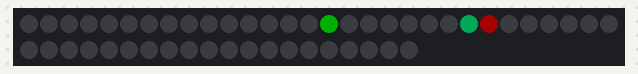
Bench run of a sketch on a simulated Arduino Nano, built with avr-gcc and run on an emulated ATmega328P. Parts: 50 RGB LEDs in strip order, left to right, continuing on the next row. Dim RGB values are drawn brighter than linear; the strip is taken to match the declared colour order; random numbers use the default seed unless the sketch sets one.

Above: at 0.47 s.
At 4.96 s:
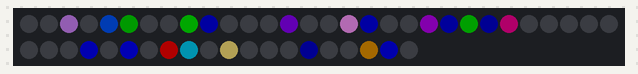
At 8.94 s:
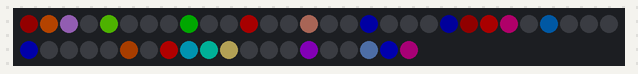
At 17.74 s:
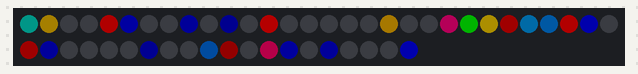
At 26.22 s:
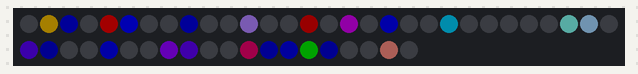
At 35.56 s:
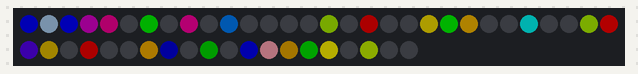

The sketch:

NeoPixel_ChristmasLights.ino
```cpp
/*
  "Christmas Tree Lights"
  JormaSnow--2015-12-05
  Free to use with or without attibution--there isn't anything special here.
  I'm not much of a Christmas person really, but some friends comissioned
  me to design and make a decoration. The easiest part of this is was festive
  Arduino-controlled lights--thanks to the wonderful Adafruit NeoPixel library.
  The operation is simple:

  A switch statement is used to select any combination of R, G & B based on a
  simple random() function. There is an approximately equal chance for any
  combination of R, G & B, based on the "fairness" of random().

  The ratio between how many LEDs are on or off is determined by the likelyhood
  of hitting the default case in the switch statement, which turns an LED off.
  Selecting the default case is determined by the range of the random() function
  that falls outside of the cases which select combinations of R, G & B values.
  changeColor() is then called on a random() LED between 0 and the max number of
  LEDs on the strand (LED_COUNT below).
  changeColor is also fed random values for each of the channels that it is
  going to change, gets the current value of all channels and loops to
  increment or decrement the current value toward the new value until new and
  current values are equal.

  There are "parameters" near the top of the code in the #defines which adjust
  some values to change brightness, speed, etc. without tweaking the logic.
  It is important to ensure that the number of LEDs and the data pin are
  correct. The other defaults should work without adjustment.
  Requires the Adafruit NeoPixel library.
  https://github.com/adafruit/Adafruit_NeoPixel

  Compiled and run on AdaFruit Trinket 8MHz using Arduino 1.6.6, USBtinyISP

  Tested with 60 Breadboardable WS2812 LEDs from SparkFun--should work with
  any of the many flavors of WS2812 LED.
*/

#include <Adafruit_NeoPixel.h>

// IMPORTANT control pin and LED count need to match the physical circuit in order for the code to work correctly

#define PIXEL_PIN 8  // the NeoPixel control pin
#define LED_COUNT 50 // the total number of LEDs on the string--NeoPixel contructor argument

// PARAMETERS--these values may be varied to adjust the operation of the LEDs
#define VMAX       65   // the maximum value that can be sent to any one of the RGB channels--255 is the upper limit
#define VMIN       15   // the minimum non-zero value that can be sent to any one of the RGB channels
#define SLOW       0 // slows down the transition between values when changing LED RGB values in microseconds
#define SWITCH_MAX 13   // the max value for the switch statement--should be >7. See comment below
#define SWITCH_MIN 1    // the minimum for the switch statement--should be 1. See comment below

/*
  --------------------------SWITCH_MIN and SWITCH_MAX--------------------------
  The main switch function below choses which RGB channels to change using
  random(SWITCH_MIN, SWITCH_MAX). Values 1 through 7 (see constants below)
  select combination of channels to change. values outside that range will hit
  the switch default case and turn the LED off.
  Therefor a SWITCH_MIN > 1 or SWITCH_MAX < 8 will omit cases.
  SWITCH_MIN 1 and SWITCH_MAX 8 would mean that the default case should never
  get called; The greater the value of SWITCH_MAX above 8 determines a greater
  probability of the default case gettign hit.
  With SWITCH_MIN at 1 the ratio of the probability of an LED being turned off
  is approximately (SWITCH_MAX-7)/7:1
*/

// constants for the switch statement
#define RED            1
#define GREEN          2
#define RED_AND_GREEN  3
#define BLUE           4
#define RED_AND_BLUE   5
#define GREEN_AND_BLUE 6
#define RGB            7

// Create an instance of the Adafruit_NeoPixel class called "leds"
Adafruit_NeoPixel leds = Adafruit_NeoPixel(LED_COUNT, PIXEL_PIN, NEO_RGB + NEO_KHZ800);

void setup() {
  pinMode(PIXEL_PIN, OUTPUT);
  leds.begin();
  leds.setBrightness(255);
  leds.show(); //clears the leds
}

void loop() {
  // switches on the range of values representing: Red(1), Green(2) and Blue(4) and their sums
  // to determin the new color of a random LED. Values greater than 7 represent BLACK and are
  // handled by the default condition, allowing for the possiblity for an approzimate percentage
  // of leds to be black at any time.
  switch (random(SWITCH_MIN, SWITCH_MAX)) {
    case RED: // sends random value to the red led and 0 to others
      changeColor(random(LED_COUNT), (uint8_t)random(VMIN, VMAX), 0x00, 0x00);
      break;
    case GREEN:// sends random value to the green led and 0 to others
      changeColor(random(LED_COUNT), 0x00, (uint8_t)random(VMIN, VMAX), 0x00);
      break;
    case RED_AND_GREEN: // sends random value to the red and green leds and 0 to blue
      changeColor(random(LED_COUNT), (uint8_t)random(VMIN, VMAX), (uint8_t)random(VMIN, VMAX), 0x00);
      break;
    case BLUE: // sends random value to the blue led and 0 to others
      changeColor(random(LED_COUNT), 0x00, 0x00, (uint8_t)random(VMIN, VMAX));
      break;
    case RED_AND_BLUE: // sends random value to the red and blue leds and 0 to green
      changeColor(random(LED_COUNT), (uint8_t)random(VMIN, VMAX), 0x00, (uint8_t)random(VMIN, VMAX));
      break;
    case GREEN_AND_BLUE: // sends random value to the green and blue leds and 0 to red
      changeColor(random(LED_COUNT), 0x00, (uint8_t)random(VMIN, VMAX), (uint8_t)random(VMIN, VMAX));
      break;
    case RGB: // sends random value to the each of the leds
      changeColor(random(LED_COUNT), (uint8_t)random(VMIN, VMAX), (uint8_t)random(VMIN, VMAX), (uint8_t)random(VMIN, VMAX));
      break;
    default:
      changeColor(random(LED_COUNT), 0x00, 0x00, 0x00);
      break;
  }
}

void changeColor(long led, uint8_t newR, uint8_t newG, uint8_t newB) {
  //capture the current state of the led
  uint8_t currentR = (leds.getPixelColor(led) >> 16);
  uint8_t currentG = (leds.getPixelColor(led) >>  8);
  uint8_t currentB = (leds.getPixelColor(led)      );

  boolean changing = true;
  while (changing) {
    changing = false;
    if (currentR < newR) {
      currentR++;
      leds.setPixelColor(led, currentR, currentG, currentB);
      changing = true;
    } else if (currentR > newR) {
      currentR--;
      leds.setPixelColor(led, currentR, currentG, currentB);
      changing = true;
    }

    if (currentG < newG) {
      currentG++;
      leds.setPixelColor(led, currentR, currentG, currentB);
      changing = true;
    } else if (currentG > newG) {
      currentG--;
      leds.setPixelColor(led, currentR, currentG, currentB);
      changing = true;
    }

    if (currentB < newB) {
      currentB++;
      leds.setPixelColor(led, currentR, currentG, currentB);
      changing = true;
    } else if (currentB > newB) {
      currentB--;
      leds.setPixelColor(led, currentR, currentG, currentB);
      changing = true;
    }
  leds.show();
  delayMicroseconds(SLOW); // pauses breifly to slow the overall transition
  }
}
```
